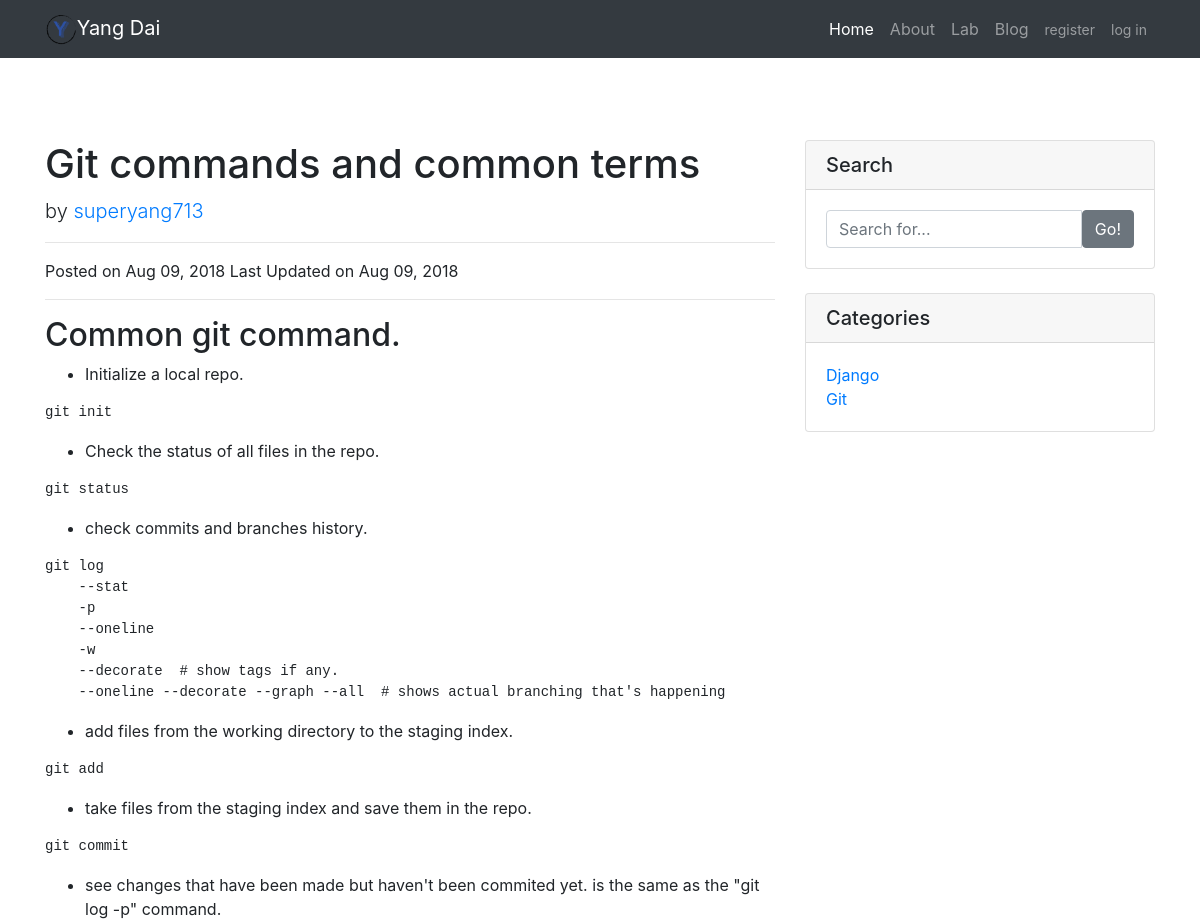
The page /blog/git-commands-and-common-terms (upper part) on the database as committed earlier.
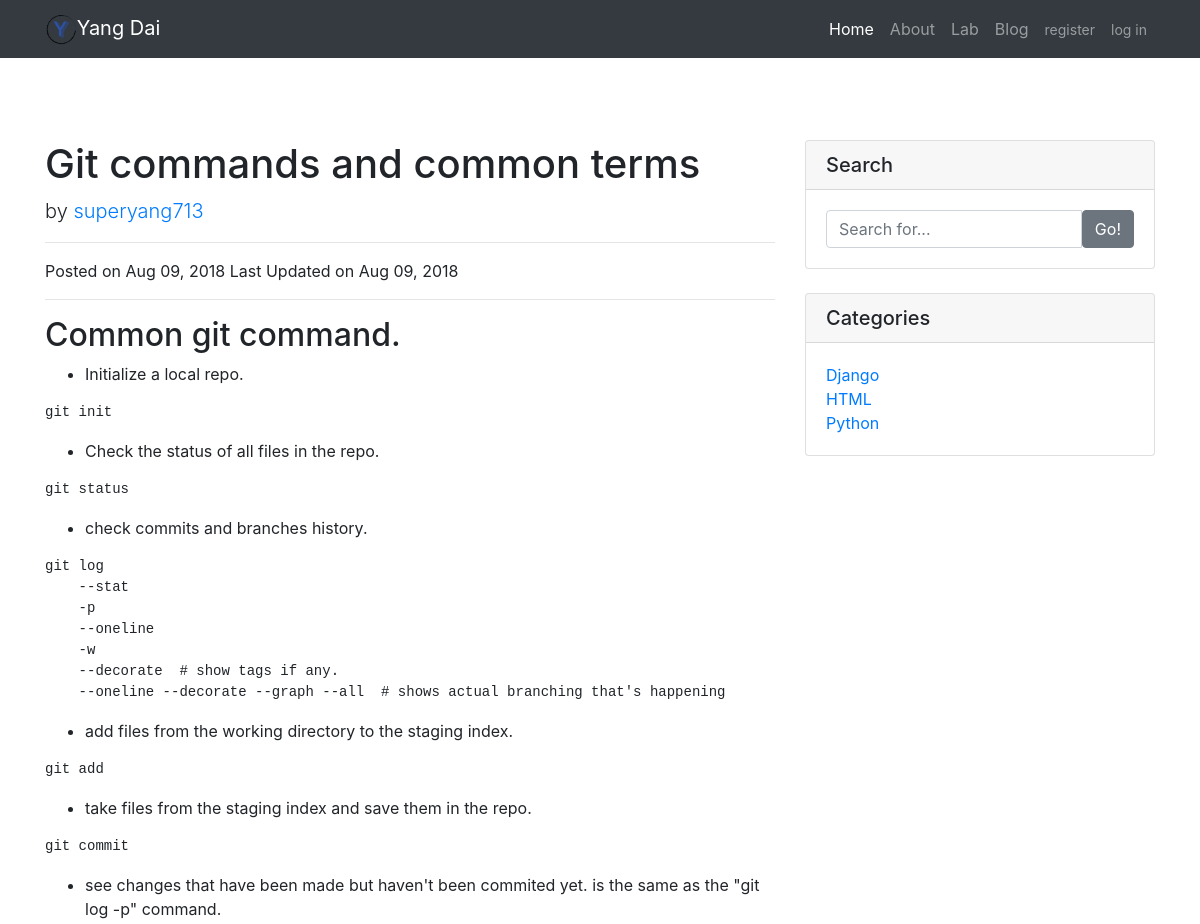
The same page on the database as committed later.
### blog/models.py (models this page shows, shortened)
class Tag(models.Model):
    name = models.CharField(max_length=255)

### blog/views.py (the view)
# urls.py: path('<slug:slug>', PostDetailView.as_view(), name='post_detail'),
class PostDetailView(DetailView):
    model = Post
    slug_url_kwarg = 'slug'
    template_name = 'blog/post_detail.html'
    def get_context_data(self, **kwargs):
        context = super().get_context_data(**kwargs)
        context['post'] = get_object_or_404(Post, slug=self.kwargs['slug'])
        context['tags'] = Tag.objects.all()
        return context

### blog/templates/blog/post_detail.html (shortened to what this page needs)
{% extends "blog/base.html" %}
{% load bootstrap4 %}
{% block content %}
<div class="col-lg-8">
  <h1 class="mt-4">{{ post.title }}</h1>
  <p class="lead">by <a href="{% url 'home:about' %}">{{ post.author }}</a></p>
  <hr>
  <p>Posted on {{ post.created_date|date:'M d, Y' }} Last Updated on {{ post.published_date|date:'M d, Y' }}</p>
  <hr>
  {% autoescape off %}
    <p>{{ post.body }}</p>
  {% endautoescape %}
</div>
{% endblock content %}

### blog/templates/blog/base.html (shortened to what this page needs)
{% load bootstrap4 %}
{% load static %}
<!DOCTYPE html>
<html lang="en">
<head>
  {% bootstrap_css %}
  <link href="{% static 'home/css/font-awesome/css/font-awesome.min.css' %}" rel="stylesheet">
  <link href="{% static 'home/css/custom.css' %}" rel="stylesheet">
</head>
<body>
  <nav class="navbar navbar-expand-lg navbar-dark bg-dark fixed-top">
    <div class="container">
      <a class="navbar-brand" href="{% url 'home:index' %}"><img style="max-height:30px;" src="{% static 'home/images/yang_banner.png'%}"/>Yang Dai</a>
      <div class="collapse navbar-collapse" id="navbarResponsive">
        <ul class="navbar-nav ml-auto">
          <li class="nav-item active">
            <a class="nav-link" href="{% url 'home:index' %}">Home
            </a>
          </li>
          <li class="nav-item">
            <a class="nav-link" href="{% url 'home:about' %}">About</a>
          </li>
          <li class="nav-item">
            <a class="nav-link" href="{% url 'lab:pressure_monitor' %}">Lab</a>
          </li>
          <li class="nav-item">
            <a class="nav-link" href="{% url 'blog:post_list' %}">Blog</a>
          </li>
          {% if user.is_authenticated %}
          <li class="nav-item">
            <a class="nav-link">Hello, {{ user.username }}</a>
          </li>
          <li class="nav-item">
            <a class="nav-link" href="{% url 'users:logout' %}"><small>log out</small></a>
          </li>
          {% else %}
          <li class="nav-item">
            <a class="nav-link" href="{% url 'users:register' %}"><small>register</small></a>
          </li>
          <li class="nav-item">
            <a class="nav-link" href="{% url 'users:login' %}"><small>log in</small></a>
          </li>
          {% endif %}
        </ul>
      </div>
    </div>
  </nav>
  <div class="container">
    <div class="row">
    {% block content %}
    {% endblock content %}
      <div class="col-md-4">
        <div class="card my-4">
          <h5 class="card-header">Search</h5>
          <div class="card-body">
            <div class="input-group">
              <input type="text" class="form-control" placeholder="Search for...">
              <span class="input-group-btn">
                <button class="btn btn-secondary" type="button">Go!</button>
              </span>
            </div>
          </div>
        </div>
        <div class="card my-4">
          <h5 class="card-header">Categories</h5>
          <div class="card-body">
            <ul class="list-unstyled mb-0">
            {% for tag in tags %}
              <li>
                <a href="{% url 'blog:tag_search_result' pk=tag.id %}">{{tag.name }}</a>
              </li>
            {% endfor %}
            </ul>
          </div>
        </div>
      </div>
    </div>
  </div>
</body>
</html>

Rows that differ between the two databases and show on the page:
changed Tag: name "Git" → "HTML"
added Tag: name "Python"
